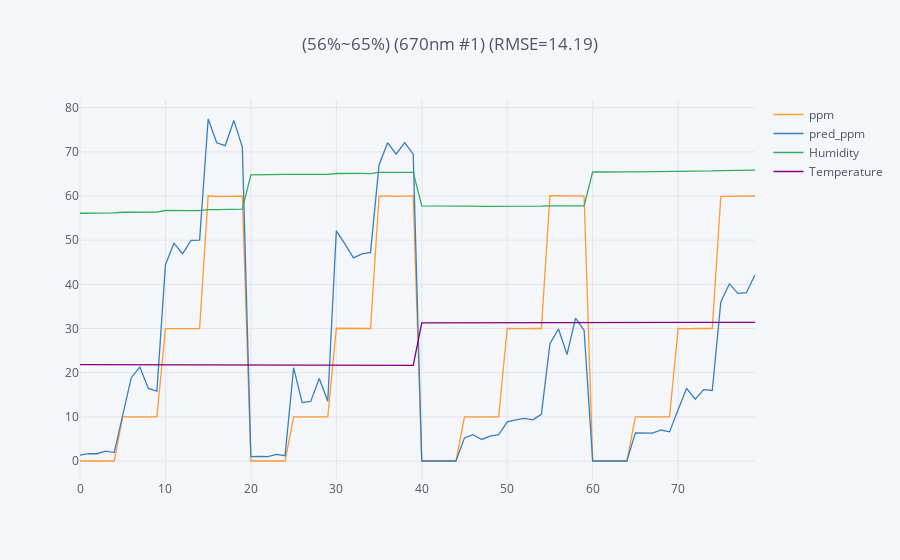
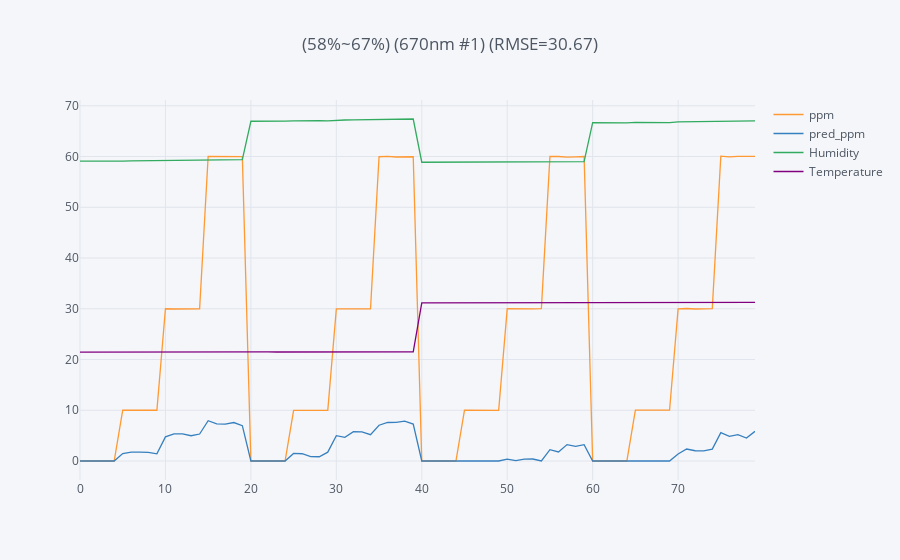
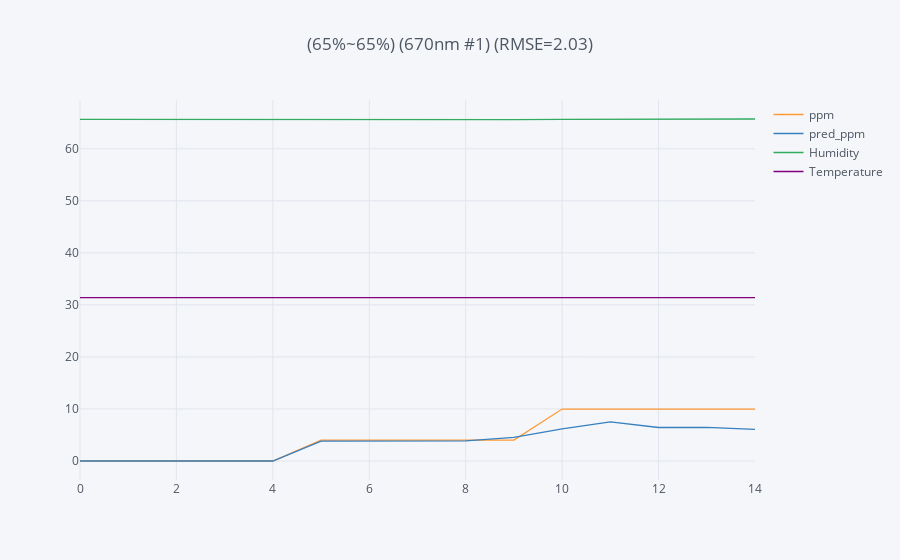

The notebook cell saved with these charts, in order:
### Code cell
# load training data
dk_0C = df_0C.copy().reset_index(drop=True)
dk_10C = df_10C.copy().reset_index(drop=True)
dk_20C = df_20C.copy().reset_index(drop=True)
dk_30C = df_30C.copy().reset_index(drop=True)

# copy testing data
dk_test_20C = df_test_20C.copy().reset_index(drop=True)
dk_test_30C = df_test_30C.copy().reset_index(drop=True)
dk_test_20C_2 = df_test_20C_2.copy().reset_index(drop=True)
dk_test_30C_2 = df_test_30C_2.copy().reset_index(drop=True)
dk_test_30C_3 = df_test_30C_3.copy().reset_index(drop=True)

#setting temperature range
'''dict = {temp. 1 : ([training data1, data2], [blind test data1, data2], white_card_std data)}'''

temp_data_dict = { 

    # n20~10C
    'temp. 1': ([dk_0C, dk_10C, dk_20C, dk_30C], [dk_test_20C, dk_test_30C]),
    'temp. 2': ([dk_0C, dk_10C, dk_20C, dk_30C], [dk_test_20C_2, dk_test_30C_2]),
    'temp. 3': ([dk_0C, dk_10C, dk_20C, dk_30C], [dk_test_30C_3]),

                  } 
    
# implement temp. range loop
for temp_data, temp_blind_test in temp_data_dict.values():
    

    # plot each model 4D data
#             module_4D.plot_4D_multi_model(temp_data, temp_blind_test, channel_list, sensor_number)

    # concate training data        
    df_all = pd.concat(temp_data).reset_index(drop=True)
    df_test = pd.concat(temp_blind_test).reset_index(drop=True)


    # 取0ppm資料
    dk_all_0ppm = df_all[df_all['ppm']<1].copy()

    # 取10ppm資料
    dk_all_10ppm = df_all[(df_all['ppm']>9)&(df_all['ppm']<11)].copy()

    # 取30ppm資料
    dk_all_30ppm = df_all[(df_all['ppm']>29)&(df_all['ppm']<31)].copy()

    # 取60ppm資料
    dk_all_60ppm = df_all[(df_all['ppm']>59)].copy()

    
    dk_data_dict = {
                    '0ppm':(dk_all_0ppm),
                    '10ppm':(dk_all_10ppm),
                    '30ppm':(dk_all_30ppm),
                    '60ppm':(dk_all_60ppm)
                   }
    

    #training model for 0ppm, 10ppm, 60ppm surface
    surf_coef_list = []                           # store ppm surface coefficient
    for ppm, ppm_data in dk_data_dict.items():

        dk_data = ppm_data


        y_train = dk_data[train_channel] + shift 
        x_train = dk_data[['Temperature', 'Humidity']] 

#             channels = train_channel

        #開始計算濃度平面 model by Ridge regression
#         step = humidity_step
        os.chdir(path)              
        loss_list = []
        loss_each_step_list = []
        sensor = model.model(name=name,
                             sensor_number=sensor_number,
                             channel=train_channel,
                             x_train=x_train, 
                             y_train=y_train, 
                             x_test=x_test, 
                             y_test=y_test, 
                             model_name=model_name, 
                             degree=degree,
                             step=humidity_step,
                             output_modify=output_modify,
                             shift=shift,            
                             multiple=multiple,
                             ppm=ppm,
                             humidity_feature=sensor_humidity_feature)
        intercept, coef = sensor.regression()
        sensor.save_sensor_side_coef()
#         sensor.loss()
#         loss_each_step = sensor.loss_each_step()    
#         sensor.plot()
#         sensor.save_plot()
#         sensor.coef()
        
        #補0調整濕度項次數
        if (sensor_humidity_feature == False)&(degree==1):
            coef = np.append(coef, [0] * degree)

        elif (sensor_humidity_feature == False)&(degree==2):
            coef = np.insert(coef, 1, 0)
            coef = np.append(coef, [0] * degree)

        elif (sensor_humidity_feature == False)&(degree==3):
            coef = np.insert(coef, 1, 0)
            coef = np.insert(coef, 3, 0)
            coef = np.insert(coef, 4, 0)
            coef = np.append(coef, [0] * degree)
            
        coefficient = np.insert(coef, 0, intercept)
        surf_coef_list.append(coefficient) 
   
    test_data = df_test[[test_channel, 'Temperature', 'Humidity', 'ppm']]
    ppm_list = []
    for index, row in test_data.iterrows():
        signal, temperature, humidity, _ = row
        signal_0ppm = interpolation.calculate_ppm_surface_signal(surf_coef_list[0], x0=temperature, x1=humidity, degree=degree)
        signal_10ppm = interpolation.calculate_ppm_surface_signal(surf_coef_list[1], x0=temperature, x1=humidity, degree=degree)
        signal_30ppm = interpolation.calculate_ppm_surface_signal(surf_coef_list[2], x0=temperature, x1=humidity, degree=degree)
        signal_60ppm = interpolation.calculate_ppm_surface_signal(surf_coef_list[3], x0=temperature, x1=humidity, degree=degree)

#         print(signal_0ppm, signal_10ppm, signal_60ppm)
        
        signal_ppm_dict = {
                             0:signal_0ppm,
                            10:signal_10ppm,
                            30:signal_30ppm,
                            60:signal_60ppm
                           }

        ppm = interpolation.linear_interpolation(signal_ppm_dict, signal, 0, 10, 60)
#         ppm = interpolation.exponential_interpolation(signal_ppm_dict, signal, 0, 10)
#         ppm = interpolation.hybrid_interpolation(signal_ppm_dict, signal, 0, 10, 60)
        ppm_list.append(ppm)

    # RMSE
    rmse_test = np.sqrt(mean_squared_error(ppm_list, test_data['ppm'])).round(2)

    # Interpolation prediction result    
    predict_test_data = test_data.copy()
    predict_test_data['pred_ppm'] = ppm_list
    temp = int(predict_test_data['Temperature'].mean())
    hum_min = int(predict_test_data['Humidity'].min())
    hum_max = int(predict_test_data['Humidity'].max())
    title = '({}%~{}%) ({}) (RMSE={})'.format(hum_min, hum_max, test_channel, rmse_test)
    predict_test_data.iplot(kind='scatter', y=['ppm', 'pred_ppm', 'Humidity', 'Temperature'], title=title)


    # save prediction result
    folderName = '{}'.format(name)
    savePath = os.path.join(os.getcwd(), folderName)
    filename = '({}%~{}%)({})(shift {})(RMSE={})'.format(hum_min, hum_max, test_channel, shift ,rmse_test)
    plt.plot(predict_test_data['Temperature'], 'r')
    plt.plot(predict_test_data['Humidity'], 'b')
    plt.plot(predict_test_data['ppm'], 'g')
    plt.plot(predict_test_data['pred_ppm'], 'orange')
    plt.ylabel('Temperature/ Humidity/ ppm')
    plt.grid(alpha=0.3)
    plt.legend(bbox_to_anchor=(0., 1.02, 1., .102),  loc=3, ncol=4, mode="expand")
    plt.title(filename, y=1.15, fontsize=10)
    plt.savefig(savePath + '/' + filename + '.png', dpi=200, bbox_inches='tight')
    plt.close() 
    plt.show()

### Figure 1 — Plotly figure (JSON) as saved in the notebook; plotly's stock layout.template omitted (floating-point values rounded to 4 significant figures)
{"data": [{"line": {"color": "rgba(255, 153, 51, 1.0)", "dash": "solid", "shape": "linear", "width": 1.3}, "mode": "lines", "name": "ppm", "text": "", "type": "scatter", "uid": "5994135d-e41e-4632-a08f-847b4e1f658c", "x": [0, 1, 2, 3, 4, 5, 6, 7, 8, 9, 10, 11, 12, 13, 14, 15, 16, 17, 18, 19, 20, 21, 22, 23, 24, 25, 26, 27, 28, 29, 30, 31, 32, 33, 34, 35, 36, 37, 38, 39, 40, 41, 42, 43, 44, 45, 46, 47, 48, 49, 50, 51, 52, 53, 54, 55, 56, 57, 58, 59, 60, 61, 62, 63, 64, 65, 66, 67, 68, 69, 70, 71, 72, 73, 74, 75, 76, 77, 78, 79], "y": [0, 0, 0, 0, 0, 9.988, 10, 9.963, 10.01, 10.03, 29.98, 29.99, 30.01, 30.01, 29.99, 60.05, 59.9, 59.94, 59.96, 60.01, 0, 0, 0, 0, 0, 10.01, 10.03, 9.988, 9.988, 9.988, 30.06, 30.07, 30, 30.02, 30, 59.95, 60.04, 59.91, 59.92, 60.04, 0, 0, 0, 0, 0, 10.01, 9.988, 10.01, 9.975, 10.03, 30.05, 29.98, 29.96, 30.01, 30, 60.08, 60.11, 60.01, 60.02, 59.99, 0, 0, 0, 0, 0, 9.975, 9.975, 9.988, 10.01, 10, 30.04, 29.93, 30.01, 30.06, 30, 59.91, 59.94, 59.98, 60, 60.01]}, {"line": {"color": "rgba(55, 128, 191, 1.0)", "dash": "solid", "shape": "linear", "width": 1.3}, "mode": "lines", "name": "pred_ppm", "text": "", "type": "scatter", "uid": "5f67d532-4198-4bdd-8158-b72290fad599", "x": [0, 1, 2, 3, 4, 5, 6, 7, 8, 9, 10, 11, 12, 13, 14, 15, 16, 17, 18, 19, 20, 21, 22, 23, 24, 25, 26, 27, 28, 29, 30, 31, 32, 33, 34, 35, 36, 37, 38, 39, 40, 41, 42, 43, 44, 45, 46, 47, 48, 49, 50, 51, 52, 53, 54, 55, 56, 57, 58, 59, 60, 61, 62, 63, 64, 65, 66, 67, 68, 69, 70, 71, 72, 73, 74, 75, 76, 77, 78, 79], "y": [1.347, 1.662, 1.644, 2.249, 1.909, 10.61, 18.86, 21.27, 16.43, 15.84, 44.44, 49.33, 46.92, 49.94, 50.01, 77.45, 72.07, 71.43, 77.12, 71.08, 1.003, 1.017, 0.9914, 1.518, 1.187, 21.12, 13.23, 13.5, 18.67, 13.53, 52.12, 49.17, 46.01, 46.89, 47.23, 67.03, 72.09, 69.49, 72.12, 69.47, 0, 0, 0, 0, 0, 5.237, 5.96, 4.878, 5.637, 5.944, 8.865, 9.316, 9.663, 9.316, 10.57, 26.54, 29.89, 24.12, 32.35, 29.58, 0, 0, 0, 0, 0, 6.366, 6.361, 6.321, 7.017, 6.599, 11.63, 16.47, 14.0, 16.17, 15.96, 36.03, 40.12, 37.97, 38.1, 42.15]}, {"line": {"color": "rgba(50, 171, 96, 1.0)", "dash": "solid", "shape": "linear", "width": 1.3}, "mode": "lines", "name": "Humidity", "text": "", "type": "scatter", "uid": "c107d28e-60f0-48b9-b382-f3098d3fc5f0", "x": [0, 1, 2, 3, 4, 5, 6, 7, 8, 9, 10, 11, 12, 13, 14, 15, 16, 17, 18, 19, 20, 21, 22, 23, 24, 25, 26, 27, 28, 29, 30, 31, 32, 33, 34, 35, 36, 37, 38, 39, 40, 41, 42, 43, 44, 45, 46, 47, 48, 49, 50, 51, 52, 53, 54, 55, 56, 57, 58, 59, 60, 61, 62, 63, 64, 65, 66, 67, 68, 69, 70, 71, 72, 73, 74, 75, 76, 77, 78, 79], "y": [56.1, 56.11, 56.12, 56.15, 56.17, 56.33, 56.32, 56.35, 56.29, 56.34, 56.72, 56.77, 56.74, 56.72, 56.71, 56.93, 56.93, 56.98, 56.96, 57.02, 64.79, 64.78, 64.81, 64.85, 64.9, 64.91, 64.94, 64.91, 64.9, 64.9, 65.1, 65.15, 65.2, 65.12, 65.09, 65.37, 65.37, 65.38, 65.37, 65.38, 57.79, 57.8, 57.79, 57.8, 57.81, 57.68, 57.7, 57.66, 57.66, 57.71, 57.76, 57.7, 57.72, 57.7, 57.7, 57.78, 57.73, 57.75, 57.77, 57.76, 65.44, 65.44, 65.5, 65.5, 65.46, 65.49, 65.49, 65.53, 65.51, 65.57, 65.64, 65.62, 65.64, 65.66, 65.68, 65.76, 65.82, 65.8, 65.79, 65.85]}, {"line": {"color": "rgba(128, 0, 128, 1.0)", "dash": "solid", "shape": "linear", "width": 1.3}, "mode": "lines", "name": "Temperature", "text": "", "type": "scatter", "uid": "276d9e9c-d79c-4ef7-8718-2c1e01d0e0e2", "x": [0, 1, 2, 3, 4, 5, 6, 7, 8, 9, 10, 11, 12, 13, 14, 15, 16, 17, 18, 19, 20, 21, 22, 23, 24, 25, 26, 27, 28, 29, 30, 31, 32, 33, 34, 35, 36, 37, 38, 39, 40, 41, 42, 43, 44, 45, 46, 47, 48, 49, 50, 51, 52, 53, 54, 55, 56, 57, 58, 59, 60, 61, 62, 63, 64, 65, 66, 67, 68, 69, 70, 71, 72, 73, 74, 75, 76, 77, 78, 79], "y": [21.84, 21.83, 21.82, 21.82, 21.82, 21.8, 21.79, 21.8, 21.79, 21.79, 21.75, 21.74, 21.74, 21.75, 21.75, 21.72, 21.73, 21.72, 21.72, 21.72, 21.7, 21.69, 21.71, 21.69, 21.7, 21.71, 21.7, 21.69, 21.7, 21.69, 21.69, 21.7, 21.69, 21.69, 21.71, 21.68, 21.68, 21.68, 21.68, 21.68, 31.27, 31.28, 31.27, 31.28, 31.28, 31.32, 31.32, 31.32, 31.32, 31.31, 31.35, 31.34, 31.35, 31.34, 31.34, 31.37, 31.37, 31.37, 31.36, 31.37, 31.39, 31.4, 31.4, 31.4, 31.4, 31.4, 31.4, 31.39, 31.39, 31.4, 31.4, 31.4, 31.4, 31.4, 31.41, 31.4, 31.4, 31.41, 31.39, 31.4]}], "layout": {"legend": {"bgcolor": "#F5F6F9", "font": {"color": "#4D5663"}}, "paper_bgcolor": "#F5F6F9", "plot_bgcolor": "#F5F6F9", "title": {"font": {"color": "#4D5663"}, "text": "(56%~65%) (670nm #1) (RMSE=14.19)"}, "xaxis": {"gridcolor": "#E1E5ED", "showgrid": true, "tickfont": {"color": "#4D5663"}, "title": {"font": {"color": "#4D5663"}, "text": ""}, "zerolinecolor": "#E1E5ED"}, "yaxis": {"gridcolor": "#E1E5ED", "showgrid": true, "tickfont": {"color": "#4D5663"}, "title": {"font": {"color": "#4D5663"}, "text": ""}, "zerolinecolor": "#E1E5ED"}}}

### Figure 2 — Plotly figure (JSON) as saved in the notebook; plotly's stock layout.template omitted (floating-point values rounded to 4 significant figures)
{"data": [{"line": {"color": "rgba(255, 153, 51, 1.0)", "dash": "solid", "shape": "linear", "width": 1.3}, "mode": "lines", "name": "ppm", "text": "", "type": "scatter", "uid": "e5419d82-3ba5-4325-b576-2d97e5a3aeae", "x": [0, 1, 2, 3, 4, 5, 6, 7, 8, 9, 10, 11, 12, 13, 14, 15, 16, 17, 18, 19, 20, 21, 22, 23, 24, 25, 26, 27, 28, 29, 30, 31, 32, 33, 34, 35, 36, 37, 38, 39, 40, 41, 42, 43, 44, 45, 46, 47, 48, 49, 50, 51, 52, 53, 54, 55, 56, 57, 58, 59, 60, 61, 62, 63, 64, 65, 66, 67, 68, 69, 70, 71, 72, 73, 74, 75, 76, 77, 78, 79], "y": [0, 0, 0, 0, 0, 10, 9.963, 10, 10, 10, 30, 29.95, 29.95, 29.98, 30, 60.05, 60.05, 60.02, 59.95, 59.98, 0, 0, 0, 0, 0, 9.988, 9.975, 10.01, 9.988, 9.988, 29.98, 29.95, 30.01, 30.02, 29.99, 59.96, 60.02, 59.91, 59.92, 59.96, 0, 0, 0, 0, 0, 10.01, 10, 10, 10.03, 9.975, 30.02, 29.99, 30.06, 29.99, 30.02, 60.02, 60.01, 59.9, 59.95, 60, 0, 0, 0, 0, 0, 10.01, 10.04, 9.963, 10, 10.01, 29.99, 30.05, 29.95, 29.99, 30.02, 60.06, 59.94, 60.02, 59.99, 60.05]}, {"line": {"color": "rgba(55, 128, 191, 1.0)", "dash": "solid", "shape": "linear", "width": 1.3}, "mode": "lines", "name": "pred_ppm", "text": "", "type": "scatter", "uid": "0d4aaa84-ed38-4732-9db5-b5019b345ada", "x": [0, 1, 2, 3, 4, 5, 6, 7, 8, 9, 10, 11, 12, 13, 14, 15, 16, 17, 18, 19, 20, 21, 22, 23, 24, 25, 26, 27, 28, 29, 30, 31, 32, 33, 34, 35, 36, 37, 38, 39, 40, 41, 42, 43, 44, 45, 46, 47, 48, 49, 50, 51, 52, 53, 54, 55, 56, 57, 58, 59, 60, 61, 62, 63, 64, 65, 66, 67, 68, 69, 70, 71, 72, 73, 74, 75, 76, 77, 78, 79], "y": [0, 0, 0, 0, 0, 1.47, 1.753, 1.734, 1.712, 1.407, 4.752, 5.334, 5.335, 4.982, 5.316, 7.949, 7.316, 7.28, 7.582, 6.958, 0, 0, 0, 0, 0, 1.489, 1.429, 0.8653, 0.8377, 1.744, 4.997, 4.668, 5.768, 5.75, 5.185, 7.05, 7.586, 7.601, 7.86, 7.277, 0, 0, 0, 0, 0, 0, 0, 0, 0, 0, 0.3835, 0.06802, 0.3859, 0.3908, 0, 2.224, 1.785, 3.237, 2.892, 3.226, 0, 0, 0, 0, 0, 0, 0, 0, 0, 0, 1.382, 2.354, 2.018, 1.985, 2.353, 5.58, 4.874, 5.191, 4.521, 5.839]}, {"line": {"color": "rgba(50, 171, 96, 1.0)", "dash": "solid", "shape": "linear", "width": 1.3}, "mode": "lines", "name": "Humidity", "text": "", "type": "scatter", "uid": "660929ed-ba0c-4032-aa78-e141775d6dd9", "x": [0, 1, 2, 3, 4, 5, 6, 7, 8, 9, 10, 11, 12, 13, 14, 15, 16, 17, 18, 19, 20, 21, 22, 23, 24, 25, 26, 27, 28, 29, 30, 31, 32, 33, 34, 35, 36, 37, 38, 39, 40, 41, 42, 43, 44, 45, 46, 47, 48, 49, 50, 51, 52, 53, 54, 55, 56, 57, 58, 59, 60, 61, 62, 63, 64, 65, 66, 67, 68, 69, 70, 71, 72, 73, 74, 75, 76, 77, 78, 79], "y": [59.11, 59.08, 59.07, 59.09, 59.1, 59.1, 59.13, 59.15, 59.17, 59.17, 59.19, 59.22, 59.22, 59.26, 59.24, 59.34, 59.36, 59.39, 59.4, 59.41, 66.95, 66.99, 66.92, 66.98, 66.98, 67.01, 67.07, 67.07, 67.09, 67.03, 67.16, 67.2, 67.23, 67.25, 67.25, 67.35, 67.38, 67.36, 67.38, 67.4, 58.88, 58.89, 58.91, 58.91, 58.93, 58.92, 58.91, 58.91, 58.88, 58.85, 58.92, 58.87, 58.91, 58.91, 58.95, 58.91, 58.97, 58.98, 58.96, 58.98, 66.68, 66.66, 66.62, 66.63, 66.64, 66.73, 66.73, 66.74, 66.67, 66.67, 66.84, 66.86, 66.86, 66.89, 66.86, 66.96, 66.99, 67.0, 67.0, 67.02]}, {"line": {"color": "rgba(128, 0, 128, 1.0)", "dash": "solid", "shape": "linear", "width": 1.3}, "mode": "lines", "name": "Temperature", "text": "", "type": "scatter", "uid": "ec13b134-48b4-4618-a853-f50d66a25025", "x": [0, 1, 2, 3, 4, 5, 6, 7, 8, 9, 10, 11, 12, 13, 14, 15, 16, 17, 18, 19, 20, 21, 22, 23, 24, 25, 26, 27, 28, 29, 30, 31, 32, 33, 34, 35, 36, 37, 38, 39, 40, 41, 42, 43, 44, 45, 46, 47, 48, 49, 50, 51, 52, 53, 54, 55, 56, 57, 58, 59, 60, 61, 62, 63, 64, 65, 66, 67, 68, 69, 70, 71, 72, 73, 74, 75, 76, 77, 78, 79], "y": [21.45, 21.46, 21.45, 21.46, 21.46, 21.45, 21.46, 21.45, 21.45, 21.46, 21.46, 21.47, 21.47, 21.46, 21.47, 21.46, 21.46, 21.45, 21.47, 21.47, 21.49, 21.47, 21.49, 21.48, 21.48, 21.48, 21.49, 21.48, 21.48, 21.48, 21.49, 21.48, 21.49, 21.48, 21.49, 21.5, 21.49, 21.49, 21.5, 21.49, 31.15, 31.16, 31.16, 31.16, 31.17, 31.18, 31.18, 31.19, 31.18, 31.18, 31.2, 31.21, 31.2, 31.21, 31.21, 31.21, 31.21, 31.21, 31.23, 31.23, 31.27, 31.26, 31.26, 31.25, 31.26, 31.25, 31.26, 31.26, 31.26, 31.26, 31.27, 31.26, 31.27, 31.25, 31.26, 31.27, 31.26, 31.26, 31.27, 31.27]}], "layout": {"legend": {"bgcolor": "#F5F6F9", "font": {"color": "#4D5663"}}, "paper_bgcolor": "#F5F6F9", "plot_bgcolor": "#F5F6F9", "title": {"font": {"color": "#4D5663"}, "text": "(58%~67%) (670nm #1) (RMSE=30.67)"}, "xaxis": {"gridcolor": "#E1E5ED", "showgrid": true, "tickfont": {"color": "#4D5663"}, "title": {"font": {"color": "#4D5663"}, "text": ""}, "zerolinecolor": "#E1E5ED"}, "yaxis": {"gridcolor": "#E1E5ED", "showgrid": true, "tickfont": {"color": "#4D5663"}, "title": {"font": {"color": "#4D5663"}, "text": ""}, "zerolinecolor": "#E1E5ED"}}}

### Figure 3 — Plotly figure (JSON) as saved in the notebook; plotly's stock layout.template omitted (floating-point values rounded to 4 significant figures)
{"data": [{"line": {"color": "rgba(255, 153, 51, 1.0)", "dash": "solid", "shape": "linear", "width": 1.3}, "mode": "lines", "name": "ppm", "text": "", "type": "scatter", "uid": "43799769-e320-4f26-a4bb-cf64e9b1fada", "x": [0, 1, 2, 3, 4, 5, 6, 7, 8, 9, 10, 11, 12, 13, 14], "y": [0, 0, 0, 0, 0, 4, 4, 4, 4, 4.013, 9.988, 10.01, 10.03, 10.01, 9.988]}, {"line": {"color": "rgba(55, 128, 191, 1.0)", "dash": "solid", "shape": "linear", "width": 1.3}, "mode": "lines", "name": "pred_ppm", "text": "", "type": "scatter", "uid": "efe81059-0411-4d0d-9de9-8a31eb955ff2", "x": [0, 1, 2, 3, 4, 5, 6, 7, 8, 9, 10, 11, 12, 13, 14], "y": [0, 0, 0, 0, 0, 3.813, 3.841, 3.845, 3.87, 4.538, 6.182, 7.509, 6.44, 6.454, 6.072]}, {"line": {"color": "rgba(50, 171, 96, 1.0)", "dash": "solid", "shape": "linear", "width": 1.3}, "mode": "lines", "name": "Humidity", "text": "", "type": "scatter", "uid": "0676efe0-b7f4-4ab8-8f33-79f761a8fe69", "x": [0, 1, 2, 3, 4, 5, 6, 7, 8, 9, 10, 11, 12, 13, 14], "y": [65.64, 65.63, 65.63, 65.62, 65.61, 65.64, 65.61, 65.61, 65.59, 65.6, 65.64, 65.66, 65.7, 65.69, 65.73]}, {"line": {"color": "rgba(128, 0, 128, 1.0)", "dash": "solid", "shape": "linear", "width": 1.3}, "mode": "lines", "name": "Temperature", "text": "", "type": "scatter", "uid": "78b7ac72-7e8b-4b58-bdad-9378bfdf21c2", "x": [0, 1, 2, 3, 4, 5, 6, 7, 8, 9, 10, 11, 12, 13, 14], "y": [31.4, 31.39, 31.39, 31.4, 31.41, 31.4, 31.4, 31.4, 31.4, 31.4, 31.41, 31.4, 31.41, 31.4, 31.41]}], "layout": {"legend": {"bgcolor": "#F5F6F9", "font": {"color": "#4D5663"}}, "paper_bgcolor": "#F5F6F9", "plot_bgcolor": "#F5F6F9", "title": {"font": {"color": "#4D5663"}, "text": "(65%~65%) (670nm #1) (RMSE=2.03)"}, "xaxis": {"gridcolor": "#E1E5ED", "showgrid": true, "tickfont": {"color": "#4D5663"}, "title": {"font": {"color": "#4D5663"}, "text": ""}, "zerolinecolor": "#E1E5ED"}, "yaxis": {"gridcolor": "#E1E5ED", "showgrid": true, "tickfont": {"color": "#4D5663"}, "title": {"font": {"color": "#4D5663"}, "text": ""}, "zerolinecolor": "#E1E5ED"}}}
